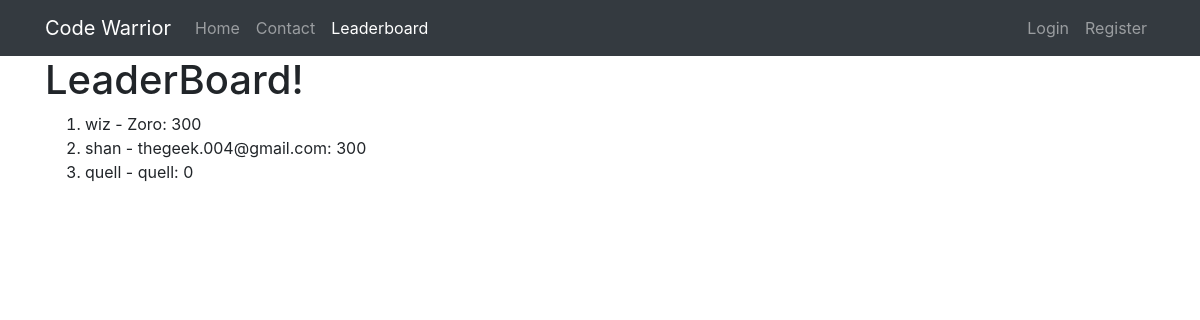
The page /leaderboard/ on the database as committed earlier.
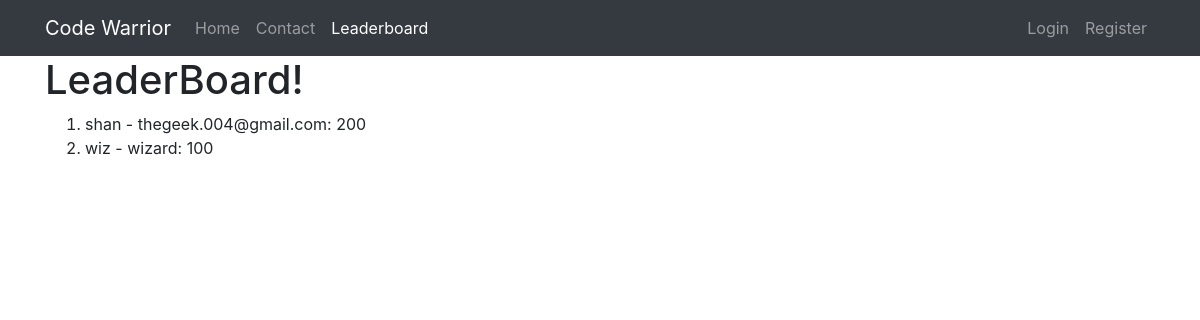
The same page on the database as committed later.
### accounts/models.py (models this page shows, shortened)
class User(AbstractBaseUser):
    username = models.CharField(unique=True, max_length=120)
    email = models.EmailField(unique=True, max_length=255)
    full_name = models.CharField(max_length=255, blank=True, null=True)
    is_active = models.BooleanField(default=True)
    score = models.IntegerField(default=0)
    staff = models.BooleanField(default=False)
    admin = models.BooleanField(default=False)
    timestamp = models.DateTimeField(auto_now_add=True)
    updated = models.DateTimeField(auto_now=True)
    USERNAME_FIELD = 'username'
    REQUIRED_FIELDS = ['email']
    objects = UserManager()
    class Meta:
        ordering = ['-score', '-timestamp']
    def __str__(self):
        return self.username
    def get_full_name(self):
        if self.full_name:
            return self.full_name
        return self.email

### accounts/views.py (the view)
# urls.py: url(r'^leaderboard/$', leaderboard_view, name='leaderboard'),
def leaderboard_view(request):
    qs = User.objects.all()
    return render(request, 'accounts/leaderboard.html', {'object_list': qs})

### accounts/templates/accounts/leaderboard.html
{% extends 'base.html' %}
{% block content %}
<h1>LeaderBoard!</h1>
<ol>
	{% for object in object_list %}
		<li>{{ object.username }} - {{ object.get_full_name }}: {{ object.score }}</li>
	{% endfor %}
</ol>
{% endblock %}

### templates/base.html (shortened to what this page needs)
{% load static %}
<!DOCTYPE html>
<html lang="en">
	<head>
		{% include 'base/css.html' %}
	</head>
	<body>
		{% include 'base/navbar.html' with brand_name='Code Warrior' %}
		<div id="wrap">
			<div id="main" class="clear-top">
				<div class="container">
					{% block content %}{% endblock %}
				</div>
			</div>
		</div>
	</body>
</html>

### templates/base/css.html (shortened to what this page needs)
{% load static %}
<link rel="stylesheet" href="https://maxcdn.bootstrapcdn.com/bootstrap/4.0.0-beta.2/css/bootstrap.min.css">

### templates/base/js.html (shortened to what this page needs)
{% load static %}

### templates/base/navbar.html (shortened to what this page needs)
{% url 'home' as home_url %}
{% url 'login' as login_url %}
{% url 'register' as register_url %}
{% url 'logout' as logout_url %}
{% url 'profile' request.user.username as profile_url %}
{% url 'leaderboard' as leaderboard_url %}
<nav class="navbar navbar-expand-lg navbar-dark bg-dark">
	<div class="container">
		<a class="navbar-brand" href="{{ home_url }}">
			{% if brand_name %} {{ brand_name}} {% else %} Code Warrior {% endif %}
		</a>
		<div class="collapse navbar-collapse" id="navbarSupportedContent">
			<ul class="navbar-nav mr-auto">
				<li class="nav-item {% if request.path == home_url %}active{% endif %}">
					<a class="nav-link" href="{{ home_url }}">Home <span class="sr-only">(current)</span></a>
				</li>
				<li class="nav-item {% if request.path == contact_url %}active{% endif %}">
					<a class="nav-link" href="#">Contact</a>
				</li>
				<li class="nav-item {% if request.path == leaderboard_url %}active{% endif %}">
					<a class="nav-link" href="{{ leaderboard_url }}">Leaderboard</a>
				</li>
			</ul>
			<ul class="navbar-nav ml-auto">
				{% if request.user.is_authenticated %}
					<li class="nav-item dropdown">
						<a class="nav-link dropdown-toggle" href="#" id="navbarDropdown" role="button" data-toggle="dropdown" aria-haspopup="true" aria-expanded="false">
							Account
						</a>
						<div class="dropdown-menu" aria-labelledby="navbarDropdown">
							<a class="dropdown-item {% if request.path == profile_url %}active{% endif %}" href="{{ profile_url }}">Profile</a>
							<div class="dropdown-divider"></div>
							<a class="dropdown-item {% if request.path == logout_url %}active{% endif %}" href="{{ logout_url }}">Logout</a>
						</div>
					</li>
					{% if request.user.is_admin %}
						<li class="nav-item">
							<a class="nav-link" href="/admin/" target="blank">Admin</a>
						</li>
					{% endif %}
				{% else %}
					<li class="nav-item {% if request.path == login_url %}active{% endif %}">
						<a class="nav-link" href="{{ login_url }}">Login</a>
					</li>
					<li class="nav-item {% if request.path == register_url %}active{% endif %}">
						<a class="nav-link" href="{{ register_url }}">Register</a>
					</li>
				{% endif %}
			</ul>
		</div>
	</div>
</nav>

Rows that differ between the two databases and show on the page:
removed User: username "quell", get_full_name "quell", score "0"
changed User "shan": score "300" → "200"; moves up the list
changed User "wiz": get_full_name "Zoro" → "wizard"; score "300" → "100"
